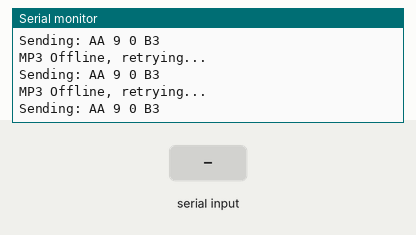
A sketch run on a simulated Arduino Uno, built with avr-gcc and run on an emulated ATmega328P. On the bench: the last lines printed to the serial monitor. The inputs (shaded band) are chosen by the test bench. Random numbers use the default seed unless the sketch sets one.

Above: at 2.9 s.
3.0 s: "c" received over the second serial link
At 4.47 s:
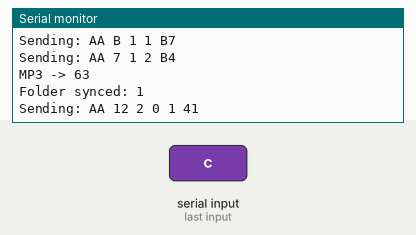
5.0 s: "1" received over the second serial link
At 5.9 s:
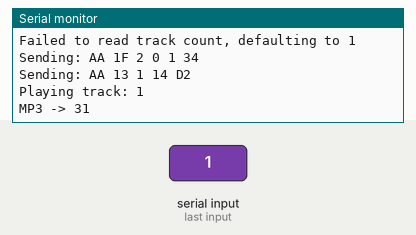

Measured:
- after the input at 3.0 s, the serial monitor: prints a new line after 0.52 s (image 1)
- after the input at 5.0 s, the serial monitor: prints a new line after 0.09 s (image 2)

The sketch:

DY_SV5W_Test_v1.3.ino
```cpp
#include <Arduino.h>
#include <SoftwareSerial.h>

#define MP3_RX 11
#define MP3_TX 12

SoftwareSerial mp3Serial(MP3_RX, MP3_TX);

int mp3Debug = 1;             // 0 = no debug, 1 = debug on
int g_currentFolder = 1;      // Simulated tuner folder
int mp3Folder = 1;            // Assume MP3 starts at folder 1
unsigned long lastCheck = 0;
bool folderSelected = false;  // Tracks if current folder has been handled

void sendCommand(const byte *cmd, int len) {
  if (mp3Debug == 1) {
    Serial.print("Sending: ");
    for (int i = 0; i < len; i++) {
      Serial.print(cmd[i], HEX);
      Serial.print(" ");
    }
    Serial.println();
  }
  for (int i = 0; i < len; i++) {
    mp3Serial.write(cmd[i]);
  }
  delay(200); // Allow MP3 module to process
}

// Calculate checksum for dynamic commands
byte calcChecksum(const byte *cmd, int len) {
  int sum = 0;
  for (int i = 0; i < len; i++) sum += cmd[i];
  return (0x100 - (sum % 256));
}

// Query number of tracks in current folder
int getTrackCount(int folder) {
  byte cmd[] = {0xAA, 0x12, 0x02, (folder >> 8) & 0xFF, folder & 0xFF, 0x00};
  cmd[5] = calcChecksum(cmd, 5);
  sendCommand(cmd, sizeof(cmd));

  delay(300); // Wait for response
  byte response[6];
  int idx = 0;
  while (mp3Serial.available() && idx < 6) {
    response[idx++] = mp3Serial.read();
  }

  if (idx >= 6 && response[1] == 0x12) {
    int count = (response[3] << 8) | response[4]; // High + Low byte
    if (mp3Debug == 1) {
      Serial.print("Track count: ");
      Serial.println(count);
    }
    return count > 0 ? count : 1;
  }

  if (mp3Debug == 1) Serial.println("Failed to read track count, defaulting to 1");
  return 1;
}

// Play a specific track by index
void playTrackByIndex(int trackNum) {
  byte cmd[] = {0xAA, 0x1F, 0x02, (trackNum >> 8) & 0xFF, trackNum & 0xFF, 0x00};
  cmd[5] = calcChecksum(cmd, 5);
  sendCommand(cmd, sizeof(cmd));

  const byte vol20[] = {0xAA, 0x13, 0x01, 0x14, 0xD2}; // Restore volume
  sendCommand(vol20, sizeof(vol20));

  if (mp3Debug == 1) {
    Serial.print("Playing track: ");
    Serial.println(trackNum);
  }
}

void setup() {
  Serial.begin(9600);
  mp3Serial.begin(9600);
  if (mp3Debug == 1) Serial.println("MP3 Control Ready");

  const byte checkOnline[] = {0xAA, 0x09, 0x00, 0xB3};
  while (true) {
    sendCommand(checkOnline, sizeof(checkOnline));
    delay(500);
    if (mp3Serial.available()) {
      if (mp3Debug == 1) Serial.println("MP3 Online");
      break;
    }
    if (mp3Debug == 1) Serial.println("MP3 Offline, retrying...");
  }

  const byte volMute[] = {0xAA, 0x13, 0x01, 0x00, 0xBE};
  const byte setSD[]   = {0xAA, 0x0B, 0x01, 0x01, 0xB7};
  const byte eqRock[]  = {0xAA, 0x07, 0x01, 0x02, 0xB4};

  sendCommand(volMute, sizeof(volMute));
  sendCommand(setSD, sizeof(setSD));
  sendCommand(eqRock, sizeof(eqRock));
}

void loop() {
  while (mp3Serial.available()) {
    byte incoming = mp3Serial.read();
    if (mp3Debug == 1) {
      Serial.print("MP3 -> ");
      Serial.println(incoming, HEX);
    }
  }

  if (millis() - lastCheck >= 500) {
    lastCheck = millis();

    if (g_currentFolder != mp3Folder) {
      folderSelected = false;
    }

    if (!folderSelected) {
      const byte nextFolder[] = {0xAA, 0x0F, 0x00, 0xB9};
      const byte prevFolder[] = {0xAA, 0x0E, 0x00, 0xB8};
      const byte volMute[]    = {0xAA, 0x13, 0x01, 0x00, 0xBE};

      if (g_currentFolder == 99) {
        if (mp3Debug == 1) Serial.println("Tuner folder = 99, muting...");
        sendCommand(volMute, sizeof(volMute));
        folderSelected = true;
      } else {
        while (mp3Folder != g_currentFolder) {
          if (g_currentFolder > mp3Folder) {
            sendCommand(nextFolder, sizeof(nextFolder));
            mp3Folder++;
          } else {
            sendCommand(prevFolder, sizeof(prevFolder));
            mp3Folder--;
          }
        }
        if (mp3Debug == 1) {
          Serial.print("Folder synced: ");
          Serial.println(mp3Folder);
        }

        // Query track count and play random track
        int trackCount = getTrackCount(mp3Folder);
        int randomTrack = random(1, trackCount + 1);
        playTrackByIndex(randomTrack);

        folderSelected = true;
      }
    }
  }
}
```
